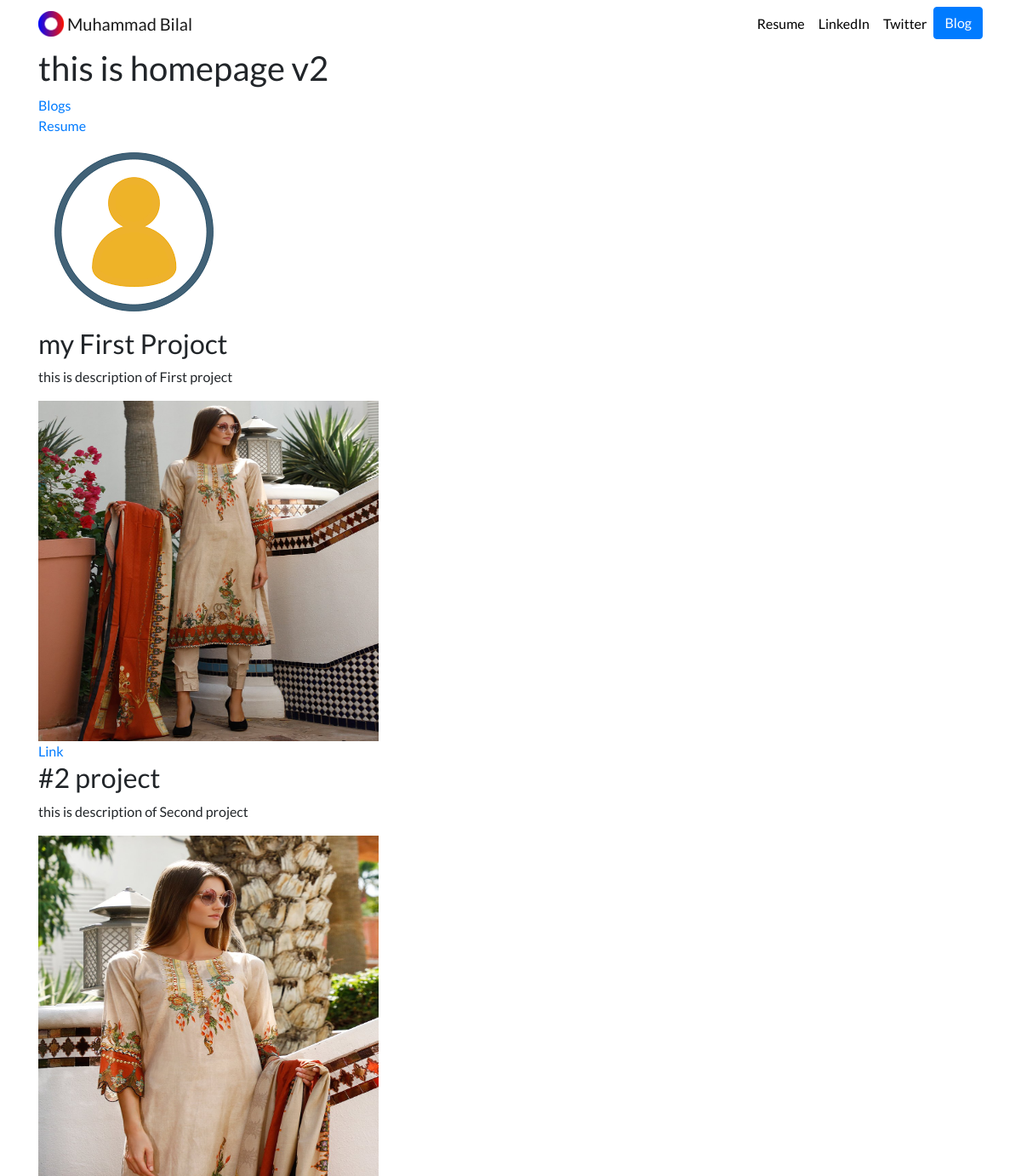
The app's page /homev2/ with its own data.
### portfolio_app/models.py (models this page shows)
class Project(models.Model):
    title = models.CharField(max_length=100)
    description = models.CharField(max_length=250)
    image = models.ImageField(upload_to='portfolio_app/images/')
    url = models.URLField(blank=True)
    def __str__(self):
        return self.title

### portfolio_app/views.py (the view)
# urls.py: path('homev2/', views.homev2, name='homev2'),
def homev2(request):
    projects = Project.objects.all()
    return render(request, 'portfolio_app/home_v2.html', {'projects':projects} )

### portfolio_app/templates/portfolio_app/home_v2.html
{% extends 'portfolio_app/new_base.html' %}
    {% block myblockcontent %}
<h1> this is homepage v2</h1>
{% load static %}
<a href="{% url 'blog_app:all_blogs' %}">Blogs</a>
<br>
<a  href="{% static 'portfolio_app/bilal-CV_OpenCVxyzV7.pdf' %}">Resume</a>
<br>
<img src="{% static 'portfolio_app/testimage.png' %}" />
{% for i in projects %}
<h2>{{ i.title }}</h2>
<p>{{ i.description }}</p>
<img src="{{ i.image.url }}" height=400 width="400">
{% if i.url %}
<br><a href="{{ i.url }}">Link</a>
{% endif %}
{% endfor %}
    {% endblock %}

### portfolio_app/static/portfolio_app/custom.css (style rules this page uses)
body { font-family: 'Lato', sans-serif; }

### records on screen
Project: title "my First Projoct", description "this is description of First project", image (picture)
Project: title "#2 project", description "this is description of Second project", image (picture)
